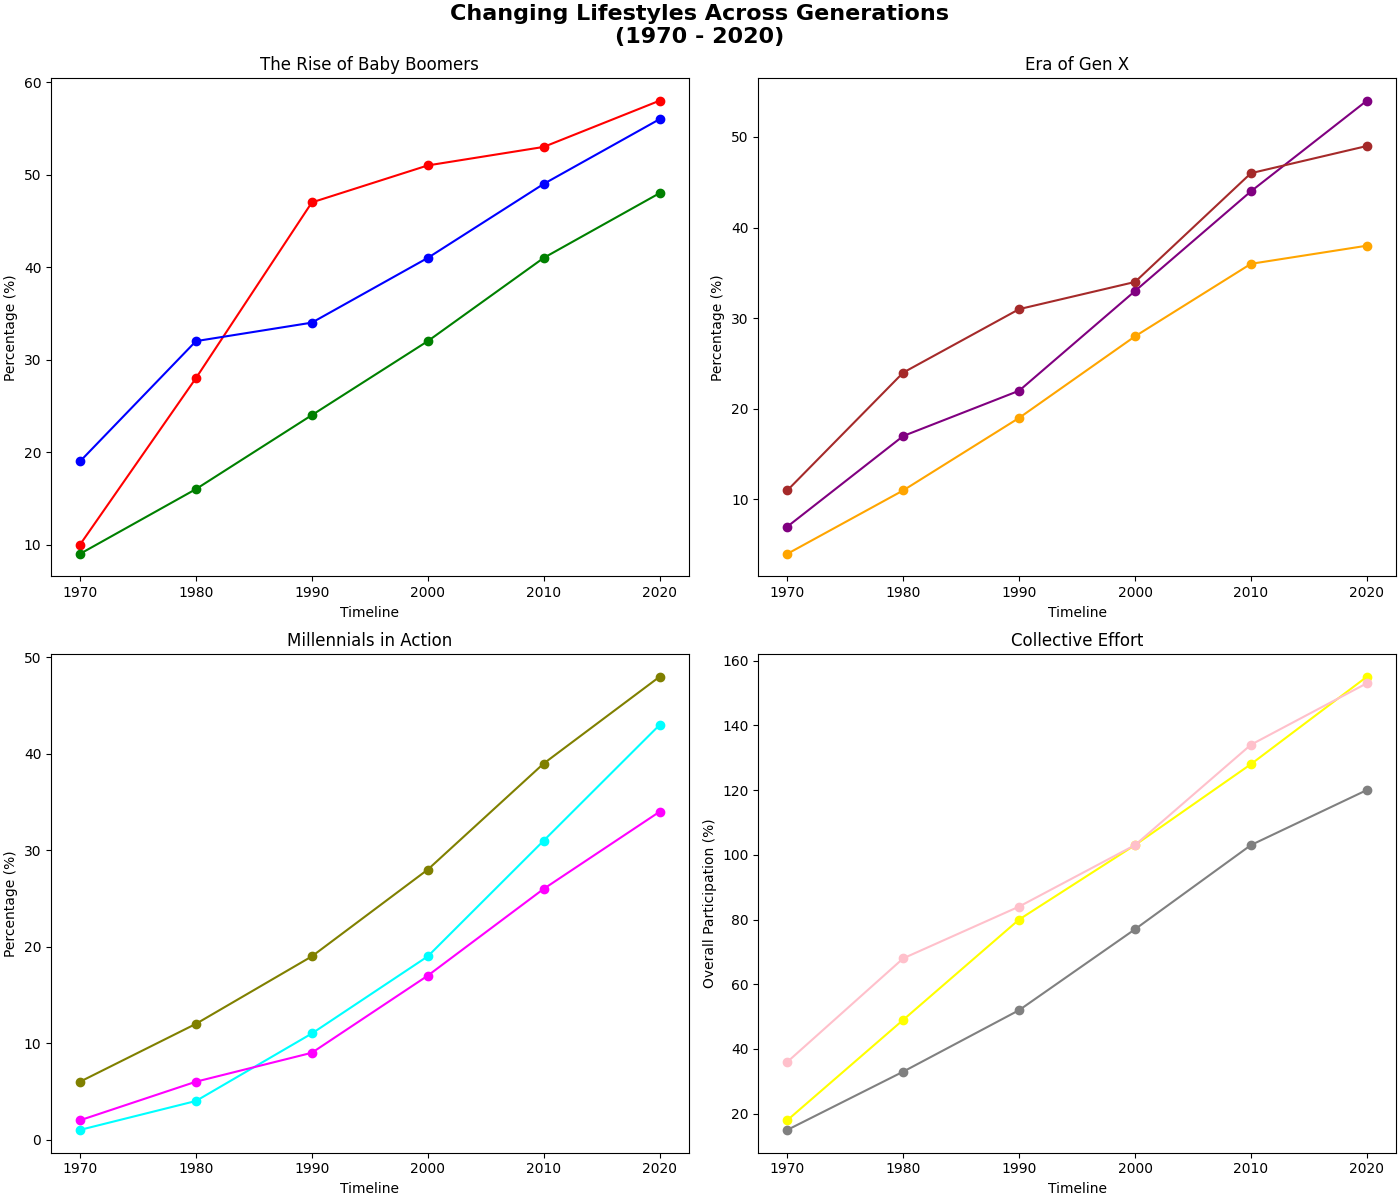

Source code (Python):
import matplotlib.pyplot as plt
import numpy as np

years = np.arange(1970, 2021, 10)

recycling_boomers = [10, 28, 47, 51, 53, 58]
volunteering_boomers = [9, 16, 24, 32, 41, 48]
fitness_boomers = [19, 32, 34, 41, 49, 56]

recycling_genx = [7, 17, 22, 33, 44, 54]
volunteering_genx = [4, 11, 19, 28, 36, 38]
fitness_genx = [11, 24, 31, 34, 46, 49]

recycling_millennials = [1, 4, 11, 19, 31, 43]
volunteering_millennials = [2, 6, 9, 17, 26, 34]
fitness_millennials = [6, 12, 19, 28, 39, 48]

# Define shuffled colors for each data type explicitly
colors_boomers = ['red', 'green', 'blue']
colors_genx = ['purple', 'orange', 'brown']
colors_millennials = ['cyan', 'magenta', 'olive']
colors_collective = ['yellow', 'grey', 'pink']

fig, axs = plt.subplots(2, 2, figsize=(14, 12), constrained_layout=True)

axs[0, 0].plot(years, recycling_boomers, marker='o', color=colors_boomers[0])
axs[0, 0].plot(years, volunteering_boomers, marker='o', color=colors_boomers[1])
axs[0, 0].plot(years, fitness_boomers, marker='o', color=colors_boomers[2])
axs[0, 0].set_title('The Rise of Baby Boomers')
axs[0, 0].set_xlabel('Timeline')
axs[0, 0].set_ylabel('Percentage (%)')

axs[0, 1].plot(years, recycling_genx, marker='o', color=colors_genx[0])
axs[0, 1].plot(years, volunteering_genx, marker='o', color=colors_genx[1])
axs[0, 1].plot(years, fitness_genx, marker='o', color=colors_genx[2])
axs[0, 1].set_title('Era of Gen X')
axs[0, 1].set_xlabel('Timeline')
axs[0, 1].set_ylabel('Percentage (%)')

axs[1, 0].plot(years, recycling_millennials, marker='o', color=colors_millennials[0])
axs[1, 0].plot(years, volunteering_millennials, marker='o', color=colors_millennials[1])
axs[1, 0].plot(years, fitness_millennials, marker='o', color=colors_millennials[2])
axs[1, 0].set_title('Millennials in Action')
axs[1, 0].set_xlabel('Timeline')
axs[1, 0].set_ylabel('Percentage (%)')

axs[1, 1].plot(years, np.array(recycling_boomers) + np.array(recycling_genx) + np.array(recycling_millennials), marker='o', color=colors_collective[0])
axs[1, 1].plot(years, np.array(volunteering_boomers) + np.array(volunteering_genx) + np.array(volunteering_millennials), marker='o', color=colors_collective[1])
axs[1, 1].plot(years, np.array(fitness_boomers) + np.array(fitness_genx) + np.array(fitness_millennials), marker='o', color=colors_collective[2])
axs[1, 1].set_title('Collective Effort')
axs[1, 1].set_xlabel('Timeline')
axs[1, 1].set_ylabel('Overall Participation (%)')

fig.suptitle('Changing Lifestyles Across Generations\n(1970 - 2020)', weight='bold', size=16)

plt.show()
